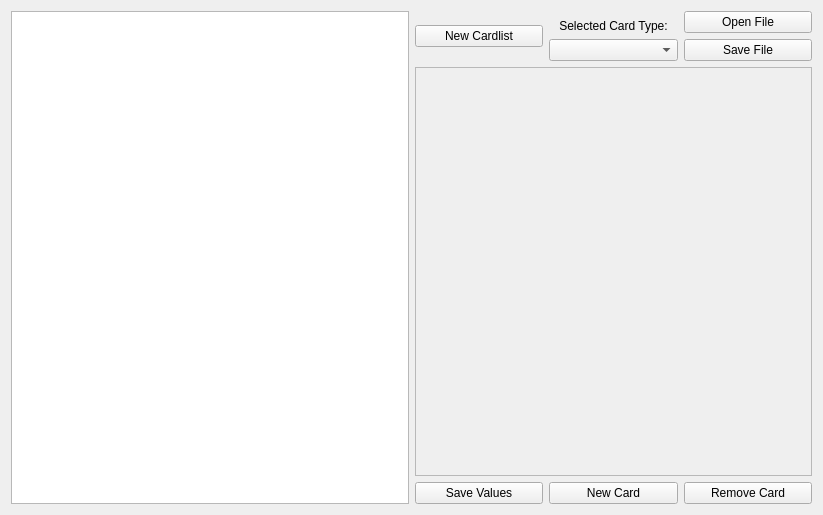
<?xml version="1.0" encoding="UTF-8"?>
<ui version="4.0">
 <class>CardlistEditor</class>
 <widget class="QWidget" name="CardlistEditor">
  <property name="geometry">
   <rect>
    <x>0</x>
    <y>0</y>
    <width>823</width>
    <height>515</height>
   </rect>
  </property>
  <property name="windowTitle">
   <string>Form</string>
  </property>
  <layout class="QGridLayout" name="gridLayout">
   <item row="2" column="1">
    <layout class="QHBoxLayout" name="cardlistEditControl">
     <item>
      <widget class="QPushButton" name="saveValBtn">
       <property name="text">
        <string>Save Values</string>
       </property>
      </widget>
     </item>
     <item>
      <widget class="QPushButton" name="newCardBtn">
       <property name="text">
        <string>New Card</string>
       </property>
      </widget>
     </item>
     <item>
      <widget class="QPushButton" name="removeBtn">
       <property name="text">
        <string>Remove Card</string>
       </property>
      </widget>
     </item>
    </layout>
   </item>
   <item row="0" column="0" rowspan="3">
    <widget class="QListWidget" name="curCardlistView"/>
   </item>
   <item row="0" column="1">
    <layout class="QGridLayout" name="cardlistControl">
     <item row="1" column="2">
      <widget class="QPushButton" name="saveFileBtn">
       <property name="text">
        <string>Save File</string>
       </property>
      </widget>
     </item>
     <item row="0" column="2">
      <widget class="QPushButton" name="openFileBtn">
       <property name="text">
        <string>Open File</string>
       </property>
      </widget>
     </item>
     <item row="1" column="1">
      <widget class="QComboBox" name="regCTypes"/>
     </item>
     <item row="0" column="1">
      <widget class="QLabel" name="ctype_label">
       <property name="text">
        <string>Selected Card Type:</string>
       </property>
       <property name="alignment">
        <set>Qt::AlignBottom|Qt::AlignHCenter</set>
       </property>
      </widget>
     </item>
     <item row="0" column="0" rowspan="2">
      <widget class="QPushButton" name="newListBtn">
       <property name="text">
        <string>New Cardlist</string>
       </property>
      </widget>
     </item>
    </layout>
   </item>
   <item row="1" column="1">
    <widget class="QScrollArea" name="fieldEditArea">
     <property name="widgetResizable">
      <bool>true</bool>
     </property>
     <widget class="QWidget" name="fieldEditContents">
      <property name="geometry">
       <rect>
        <x>0</x>
        <y>0</y>
        <width>397</width>
        <height>404</height>
       </rect>
      </property>
     </widget>
    </widget>
   </item>
  </layout>
 </widget>
 <resources/>
 <connections/>
</ui>
